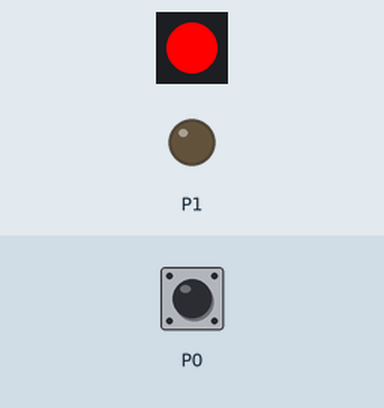
Bench run of a program on a simulated Calliope mini (MakeCode). Shown: 1 RGB LEDs in strip order, left to right, output pins drawn as LEDs (lit = HIGH). The test bench sets the inputs (shaded band); at power-on: P0 LOW.

Above: at 1.2 s.
1.3 s: P0 pulled HIGH for 0.15 s
At 1.38 s:
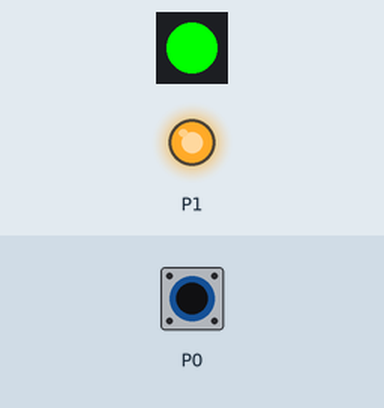
2.9 s: P0 pulled HIGH for 1 s
At 4.5 s:
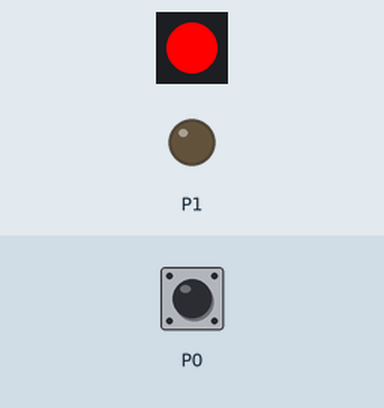
5.4 s: P0 pulled HIGH for 3.2 s
At 5.8 s:
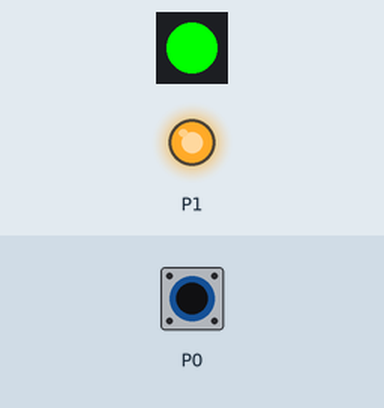
Timing chart, 0 to 10.1 s (numbered marks = the images above; inputs shaded):
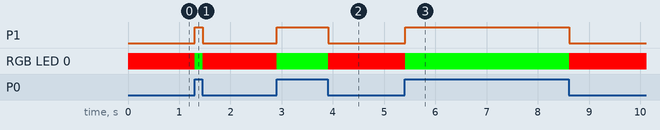

The program:

main.ts
```typescript
basic.forever(function () {
    if (pins.digitalReadPin(DigitalPin.P0) == 1) {
        basic.setLedColor(0x00ff00)
    }
    if (pins.digitalReadPin(DigitalPin.P0) == 0) {
        basic.setLedColor(0xff0000)
    }
})
basic.forever(function () {
    if (pins.digitalReadPin(DigitalPin.P0) == 1) {
        pins.digitalWritePin(DigitalPin.P1, 1)
        basic.setLedColor(0x00ff00)
    } else {
        if (pins.digitalReadPin(DigitalPin.P0) == 0) {
            pins.digitalWritePin(DigitalPin.P1, 0)
            basic.setLedColor(0xff0000)
        }
    }
})
```

test.ts
```typescript
// Hier kann man Tests durchführen; diese Datei wird nicht kompiliert, wenn dieses Paket als Erweiterung verwendet wird.
```

Measured:
- after the input at 1.3 s, P1: LOW → HIGH at once, → LOW 0.16 s later; RGB LED 0: RGB(255, 0, 0) → RGB(0, 255, 0) at once, → RGB(255, 0, 0) 0.16 s later
- after the input at 2.9 s, P1: LOW → HIGH at once, → LOW 1.0 s later; RGB LED 0: RGB(255, 0, 0) → RGB(0, 255, 0) at once, → RGB(255, 0, 0) 1.0 s later
- after the input at 5.4 s, P1: LOW → HIGH at once, → LOW 3.2 s later; RGB LED 0: RGB(255, 0, 0) → RGB(0, 255, 0) at once, → RGB(255, 0, 0) 3.2 s later
